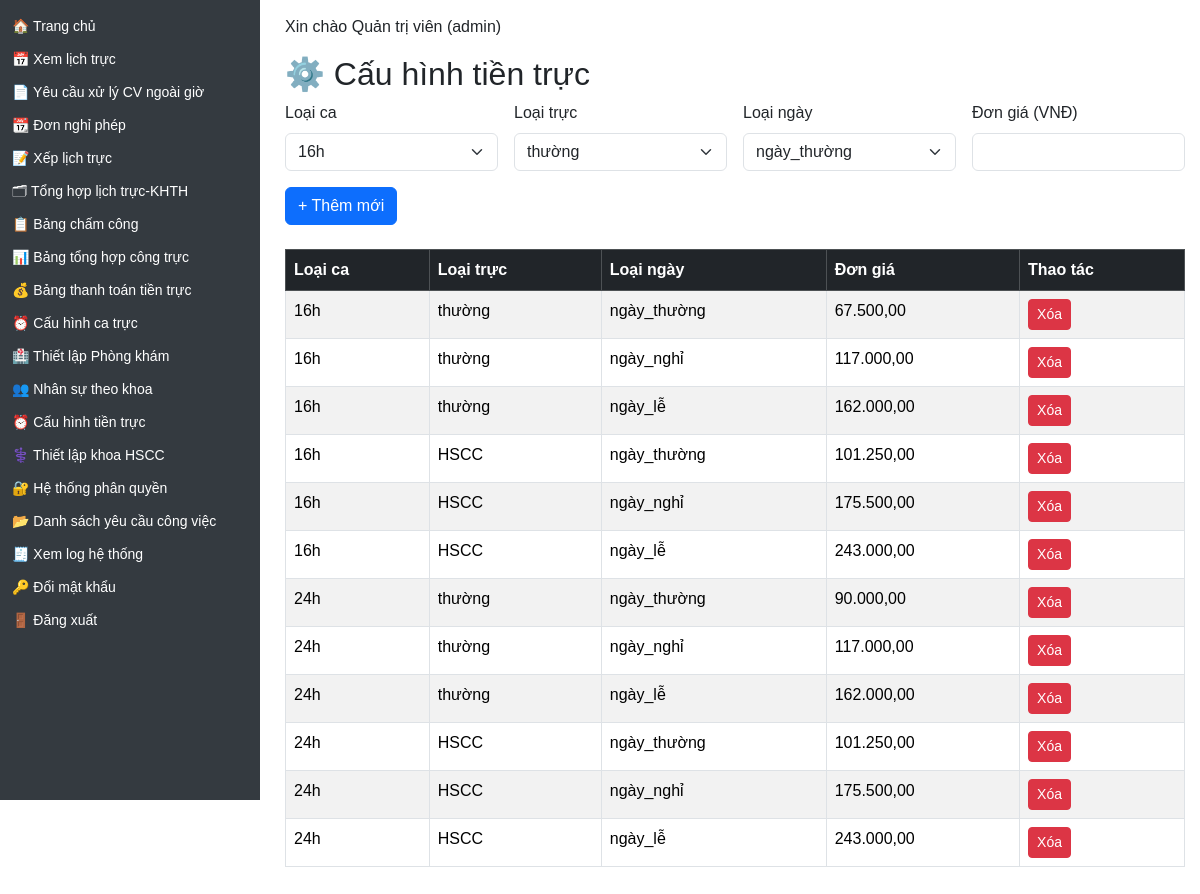
The app's page /shift-rate-config (signed in), older data.
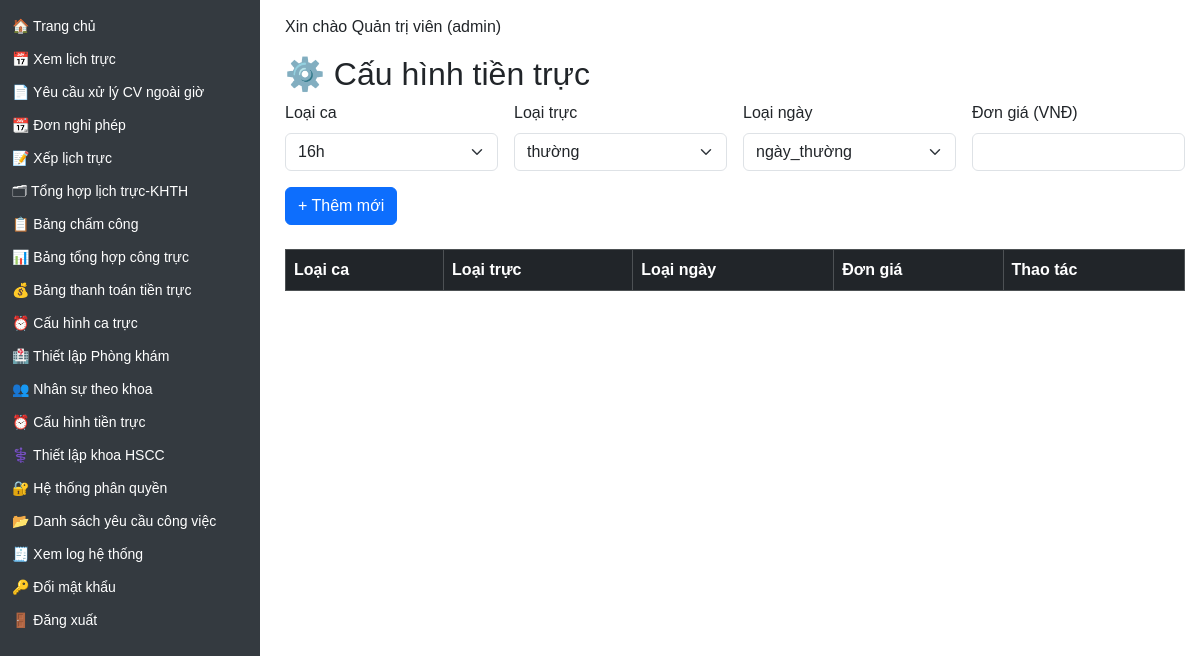
The same page, newer data.
### models/shift_rate_config.py (models this page shows)
class ShiftRateConfig(db.Model):
    __tablename__ = 'shift_rate_config'
    id = db.Column(db.Integer, primary_key=True)
    ca_loai = db.Column(db.String(10), nullable=False)         # "16h" hoặc "24h"
    truc_loai = db.Column(db.String(10), nullable=False)       # "thường" hoặc "HSCC"
    ngay_loai = db.Column(db.String(20), nullable=False)       # "ngày_thường", "ngày_nghỉ", "ngày_lễ"
    don_gia = db.Column(db.Integer, nullable=False)            # Ví dụ: 117000

### app.py (the view, shortened to what this page needs)
@app.route('/shift-rate-config', methods=['GET', 'POST'])
def shift_rate_config():
    if session.get('role') != 'admin':
        return "Chỉ admin mới được phép truy cập."
    rates = ShiftRateConfig.query.all()
    return render_template('shift_rate_config.html', rates=rates)

### app.py (called while the page is built)
@login_manager.user_loader
def load_user(user_id):
    return db.session.get(User, int(user_id))

@app.context_processor
def inject_user():
    user = None
    if 'user_id' in session:
        user = db.session.get(User, session['user_id'])
    return dict(user=user)

@app.context_processor
def inject_helpers():
    return dict(get_titled_names=get_titled_names)

@app.context_processor
def inject_helpers():
    return dict(get_titled_names=get_titled_names)

### templates/shift_rate_config.html (shortened to what this page needs)
{% extends 'layout.html' %}
{% block content %}
<h2>⚙️ Cấu hình tiền trực</h2>
<form method="post" class="mb-4">
  <div class="row g-3">
    <div class="col-md-3">
      <label class="form-label">Loại ca</label>
      <select name="ca_loai" class="form-select">
        <option>16h</option>
      </select>
    </div>
    <div class="col-md-3">
      <label class="form-label">Loại trực</label>
      <select name="truc_loai" class="form-select">
        <option>thường</option>
      </select>
    </div>
    <div class="col-md-3">
      <label class="form-label">Loại ngày</label>
      <select name="ngay_loai" class="form-select">
        <option>ngày_thường</option>
      </select>
    </div>
    <div class="col-md-3">
      <label class="form-label">Đơn giá (VNĐ)</label>
      <input type="number" name="don_gia" class="form-control" required>
    </div>
  </div>
  <button type="submit" class="btn btn-primary mt-3">+ Thêm mới</button>
</form>
<table class="table table-bordered table-striped">
  <thead class="table-dark">
    <tr>
      <th>Loại ca</th><th>Loại trực</th><th>Loại ngày</th><th>Đơn giá</th><th>Thao tác</th>
    </tr>
  </thead>
  <tbody>
    {% for r in rates %}
    <tr>
      <td>{{ r.ca_loai }}</td>
      <td>{{ r.truc_loai }}</td>
      <td>{{ r.ngay_loai }}</td>
      <td>{{ "{:,.2f}".format(r.don_gia).replace(",", "X").replace(".", ",").replace("X", ".") }}</td>
      <td><a href="/shift-rate-config/delete/{{ r.id }}" class="btn btn-sm btn-danger">Xóa</a></td>
    </tr>
    {% endfor %}
  </tbody>
</table>
{% endblock %}

Row changes from the older to the newer data that the page shows:
removed ShiftRateConfig: ca_loai "16h", truc_loai "thường", ngay_loai "ngày_thường", don_gia "67.500,00"
removed ShiftRateConfig: ca_loai "16h", truc_loai "thường", ngay_loai "ngày_nghỉ", don_gia "117.000,00"
removed ShiftRateConfig: ca_loai "16h", truc_loai "thường", ngay_loai "ngày_lễ", don_gia "162.000,00"
removed ShiftRateConfig: ca_loai "16h", truc_loai "HSCC", ngay_loai "ngày_thường", don_gia "101.250,00"
removed ShiftRateConfig: ca_loai "16h", truc_loai "HSCC", ngay_loai "ngày_nghỉ", don_gia "175.500,00"
removed ShiftRateConfig: ca_loai "16h", truc_loai "HSCC", ngay_loai "ngày_lễ", don_gia "243.000,00"
removed ShiftRateConfig: ca_loai "24h", truc_loai "thường", ngay_loai "ngày_thường", don_gia "90.000,00"
removed ShiftRateConfig: ca_loai "24h", truc_loai "thường", ngay_loai "ngày_nghỉ", don_gia "117.000,00"
removed ShiftRateConfig: ca_loai "24h", truc_loai "thường", ngay_loai "ngày_lễ", don_gia "162.000,00"
removed ShiftRateConfig: ca_loai "24h", truc_loai "HSCC", ngay_loai "ngày_thường", don_gia "101.250,00"
removed ShiftRateConfig: ca_loai "24h", truc_loai "HSCC", ngay_loai "ngày_nghỉ", don_gia "175.500,00"
removed ShiftRateConfig: ca_loai "24h", truc_loai "HSCC", ngay_loai "ngày_lễ", don_gia "243.000,00"
